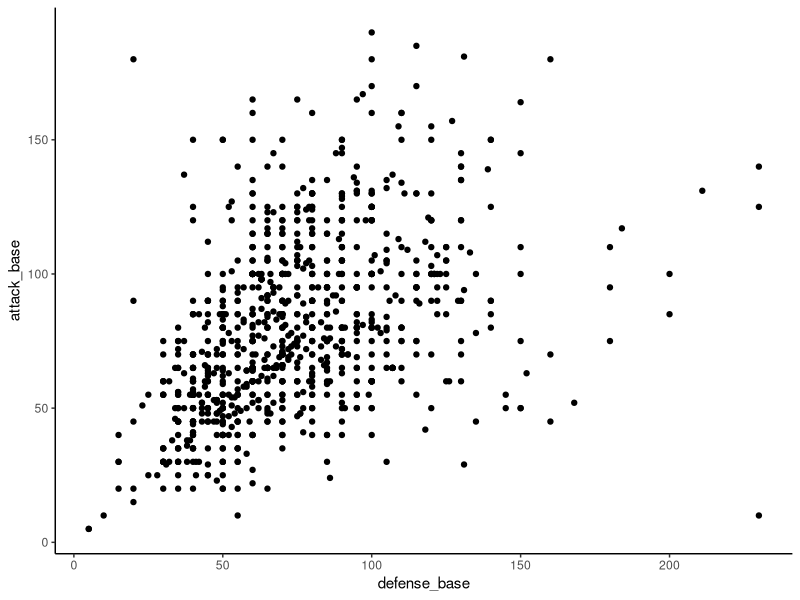
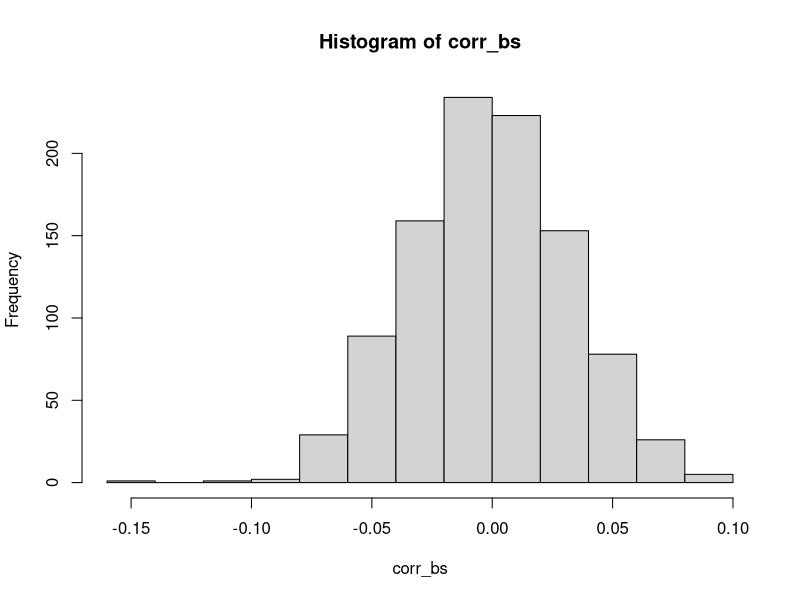
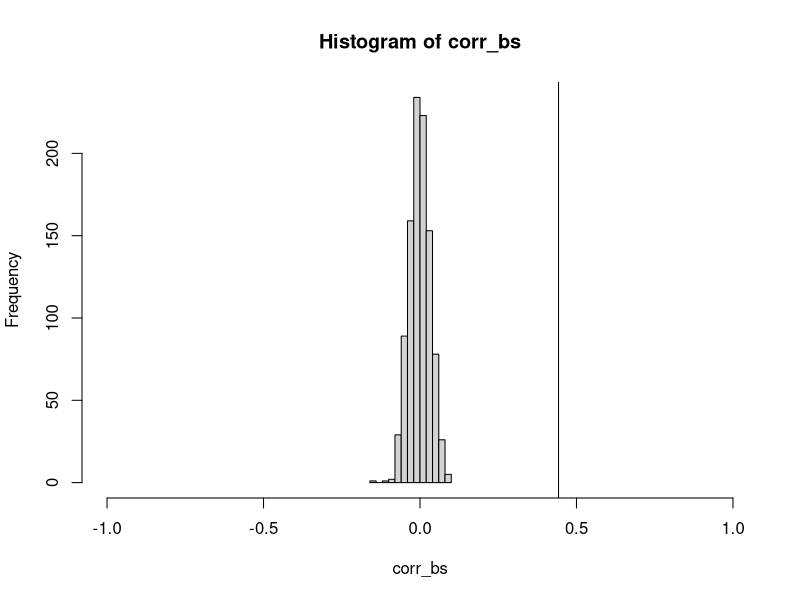
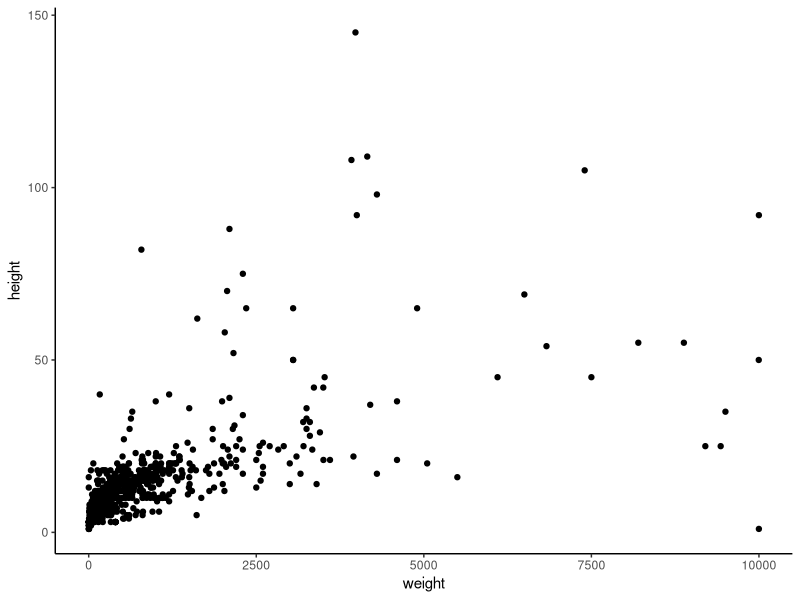
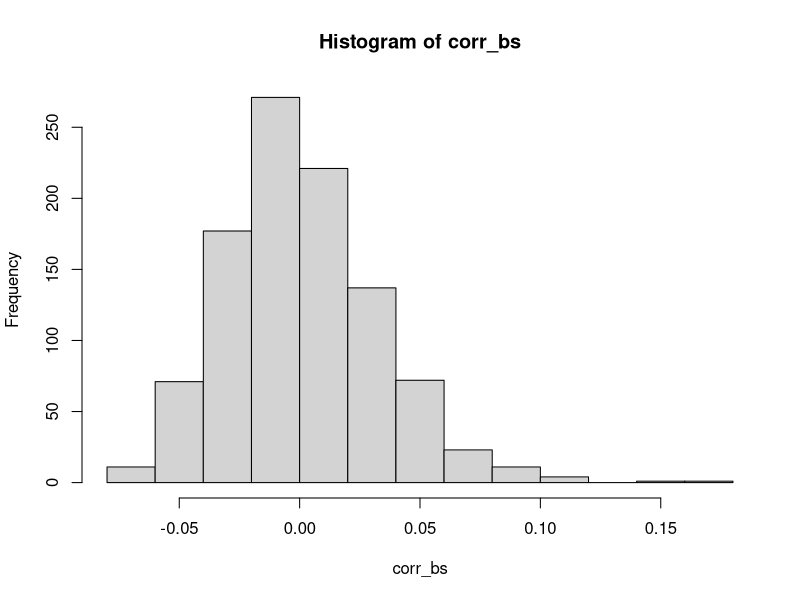
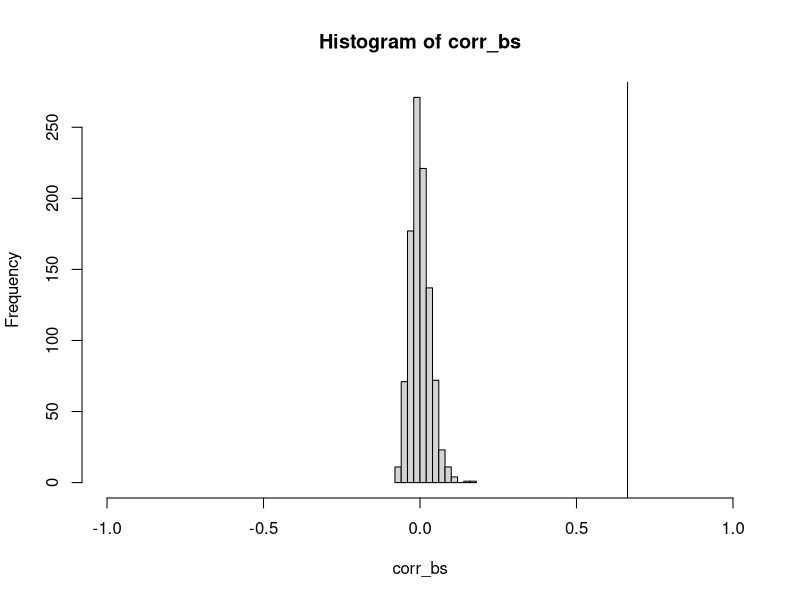

Source code (R) for these figures, in order:
## ---- chunk 1
knitr::opts_chunk$set(error=TRUE, fig.height=8, fig.width=12, warning = F, message = F, cache = TRUE)
## ---- chunk 2
library(ggplot2)
library(RColorBrewer)
## ---- chunk 3
pokemons_df <- read.csv("../data/processed/pokemons.csv")
pokemons_df
## ---- chunk 4
ggplot(pokemons_df, aes(x = defense_base, y = attack_base))+
  geom_point() +
  theme_classic()
## ---- chunk 5
corr <- cor(pokemons_df$defense_base, pokemons_df$attack_base)
corr
## ---- chunk 6
n <- 1000
corr_bs <- rep(0, n)
for (i in 1:n){
  defense_sample <- sample(pokemons_df$defense_base, length(pokemons_df$defense_base), replace = T)
  attack_sample <- sample(pokemons_df$attack_base, length(pokemons_df$attack_base), replace = T)
  corr_bs[i] <- cor(defense_sample, attack_sample)
}
## ---- chunk 7
plot(hist(corr_bs), xlim=c(-1,1))
abline(v = corr)
## ---- chunk 8
ggplot(pokemons_df, aes(x = weight, y = height))+
  geom_point() +
  theme_classic()
## ---- chunk 9
corr <- cor(pokemons_df$weight, pokemons_df$height)
corr
## ---- chunk 10
n <- 1000
corr_bs <- rep(0, n)
for (i in 1:n){
  weight_sample <- sample(pokemons_df$weight, length(pokemons_df$weight), replace = T)
  height_sample <- sample(pokemons_df$height, length(pokemons_df$height), replace = T)
  corr_bs[i] <- cor(weight_sample, height_sample)
}
## ---- chunk 11
plot(hist(corr_bs), xlim=c(-1,1))
abline(v = corr)
